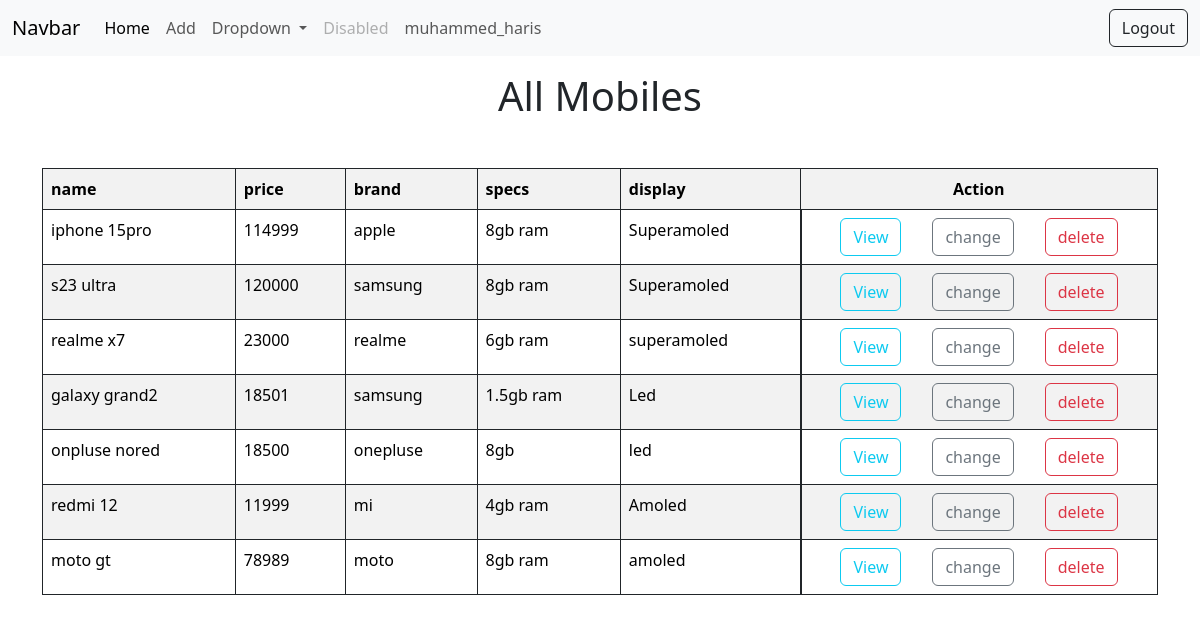
/mobiles/all (signed in), run on an earlier commit of the app's database.
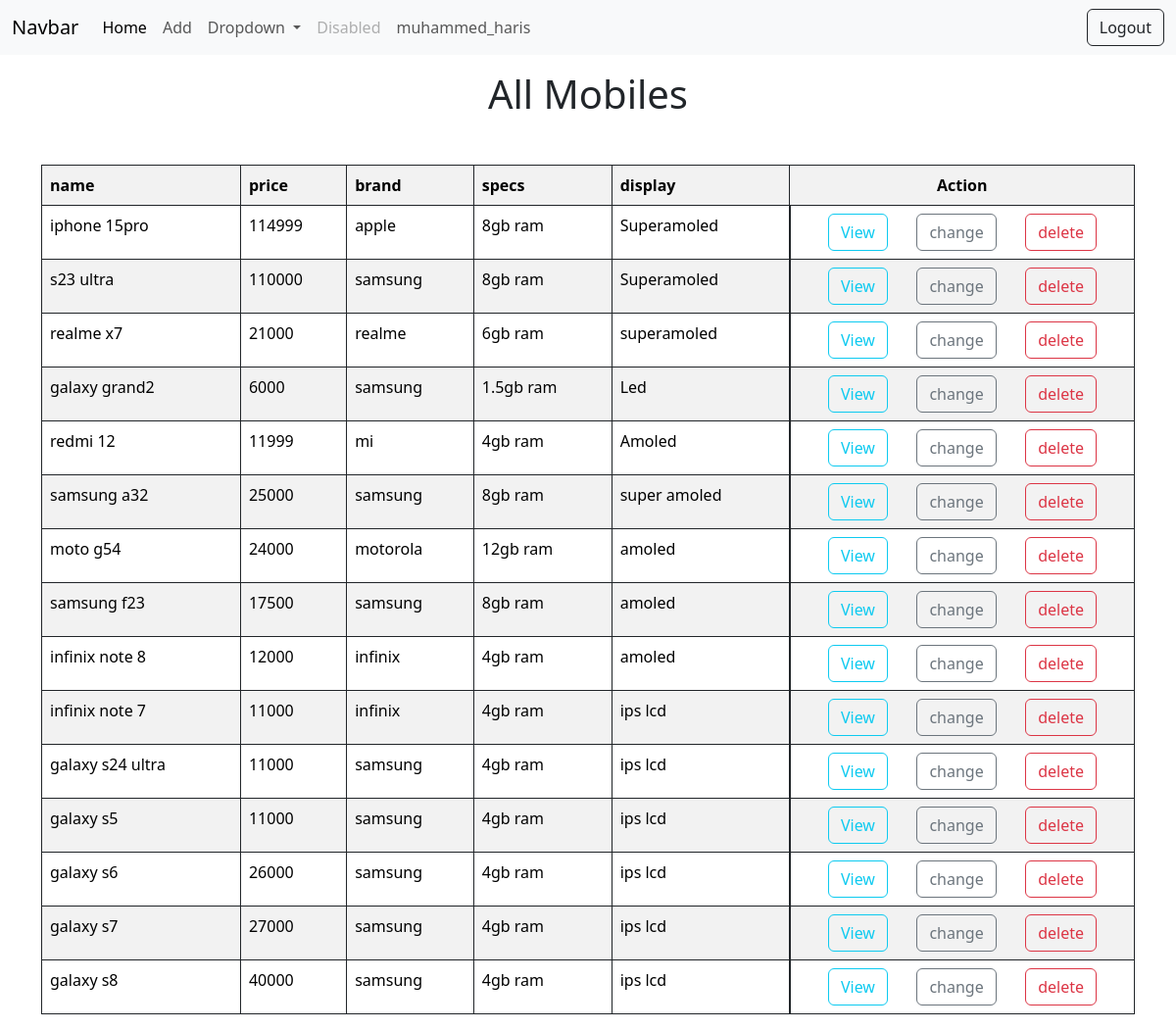
And on a later commit of the database.
### mobile/models.py (models this page shows, shortened)
class Mobiles(models.Model):
    name=models.CharField(max_length=200,unique=True)
    price=models.PositiveIntegerField()
    brand=models.CharField(max_length=200)
    specs=models.CharField(max_length=200)
    display=models.CharField(max_length=200)
    picture=models.ImageField(upload_to="images",null=True)

### mobile/views.py (the view)
# urls.py: path("mobiles/all",views.MobileListView.as_view(),name="mobile-all"),
@method_decorator(signin_required,name="dispatch")
class MobileListView(View):
    def get(self,request,*args,**kwargs):
        qs=Mobiles.objects.all()
        if "brand" in request.GET:
            brand=request.GET.get("brand")
            qs=qs.filter(brand__iexact=brand)
        if "display" in request.GET:
            display=request.GET.get("display")
            qs=qs.filter(display__iexact=display)
        if "price_lt" in request.GET:
            amount=request.GET.get("price_lt")
            qs=qs.filter(price__lt=amount)
        return render(request,"mobile_list.html",{"data":qs})

### mobile/views.py (called while the page is built)
def signin_required(fn):
    def wrapper(request,*args,**kwargs):
        if not request.user.is_authenticated:
            messages.error(request,"invalid session")
            return redirect("signin")
        else:
            return fn(request,*args,**kwargs)
    return wrapper

### mobile/templates/mobile_list.html
{%extends 'base.html'%}
{%block body_block%}
    <h1 class="text-center m-3">All Mobiles</h1>
    <div class="container">
        <table class="table table-bordered border-dark table-striped bg-secondary mt-5">
            <tr>
                <th>name</th>
                <th>price</th>
                <th>brand</th>
                <th>specs</th>
                <th>display</th>
                <th class="text-center">Action</th>
            </tr>
            {%for mob in data%}
            <tr>
                <td>{{mob.name}}</td>
                <td>{{mob.price}}</td>
                <td>{{mob.brand}}</td>
                <td>{{mob.specs}}</td>
                <td>{{mob.display}}</td>
                <td class="d-flex justify-content-evenly">
                    <a href="{%url 'mobile-detail' mob.id%}" class="btn btn-outline-info">View</a>
                    <a href="{%url 'mobile-change' mob.id%}" class="btn btn-outline-secondary">change</a>
                    <a href="{%url 'mobile-remove' mob.id%}" class="btn btn-outline-danger">delete</a>
                </td>
            </tr>
            {%endfor%}
        </table>
    </div>
{%endblock%}

### mobile/templates/base.html (shortened to what this page needs)
<!DOCTYPE html>
<html lang="en">
<head>
  <link href="https://cdn.jsdelivr.net/npm/bootstrap@5.3.2/dist/css/bootstrap.min.css" rel="stylesheet"
>
</head>
<body>
  <nav class="navbar navbar-expand-lg bg-body-tertiary">
    <div class="container-fluid">
      <a class="navbar-brand" href="#">Navbar</a>
      <div class="collapse navbar-collapse" id="navbarSupportedContent">
        <ul class="navbar-nav me-auto mb-2 mb-lg-0">
          <li class="nav-item">
            <a class="nav-link active" aria-current="page" href="{%url 'mobile-all'%}">Home</a>
          </li>
          <li class="nav-item">
            <a class="nav-link" href="{%url 'mobile-add'%}">Add</a>
          </li>
          <li class="nav-item dropdown">
            <a class="nav-link dropdown-toggle" href="#" role="button" data-bs-toggle="dropdown" aria-expanded="false">
              Dropdown
            </a>
          </li>
          <li class="nav-item">
            <a class="nav-link disabled" aria-disabled="true">Disabled</a>
          </li>
          <li class="nav-item">
            <a class="nav-link" aria-disabled="">{{request.user}} </a>
          </li>
        </ul>
        <div class="d-flex" role="search">
          <a href="{%url 'signout'%}" class="btn btn-outline-dark">Logout  </a>
        </div>
      </div>
    </div>
  </nav>
  {%block body_block%}
  {%endblock%}
</body>
</html>

What changed in the data, as far as the page shows it:
removed Mobiles: name "onpluse nored", price "18500", brand "onepluse", specs "8gb", display "led"
removed Mobiles: name "moto gt", price "78989", brand "moto", specs "8gb ram", display "amoled"
changed Mobiles "s23 ultra": price "120000" → "110000"
changed Mobiles "realme x7": price "23000" → "21000"
changed Mobiles "galaxy grand2": price "18501" → "6000"
added Mobiles: name "samsung a32", price "25000", brand "samsung", specs "8gb ram", display "super amoled"
added Mobiles: name "moto g54", price "24000", brand "motorola", specs "12gb ram", display "amoled"
added Mobiles: name "samsung f23", price "17500", brand "samsung", specs "8gb ram", display "amoled"
added Mobiles: name "infinix note 8", price "12000", brand "infinix", specs "4gb ram", display "amoled"
added Mobiles: name "infinix note 7", price "11000", brand "infinix", specs "4gb ram", display "ips lcd"
added Mobiles: name "galaxy s24 ultra", price "11000", brand "samsung", specs "4gb ram", display "ips lcd"
added Mobiles: name "galaxy s5", price "11000", brand "samsung", specs "4gb ram", display "ips lcd"
added Mobiles: name "galaxy s6", price "26000", brand "samsung", specs "4gb ram", display "ips lcd"
added Mobiles: name "galaxy s7", price "27000", brand "samsung", specs "4gb ram", display "ips lcd"
added Mobiles: name "galaxy s8", price "40000", brand "samsung", specs "4gb ram", display "ips lcd"
